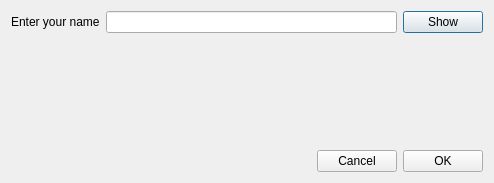
<?xml version="1.0" encoding="UTF-8"?>
<ui version="4.0">
 <class>Dialog</class>
 <widget class="QDialog" name="Dialog">
  <property name="geometry">
   <rect>
    <x>0</x>
    <y>0</y>
    <width>494</width>
    <height>183</height>
   </rect>
  </property>
  <property name="windowTitle">
   <string>Dialog</string>
  </property>
  <layout class="QVBoxLayout" name="verticalLayout">
   <item>
    <layout class="QHBoxLayout" name="horizontalLayout">
     <item>
      <widget class="QLabel" name="label">
       <property name="text">
        <string>Enter your name</string>
       </property>
      </widget>
     </item>
     <item>
      <widget class="QLineEdit" name="lineEdit"/>
     </item>
     <item>
      <widget class="QPushButton" name="pushButton">
       <property name="text">
        <string>Show</string>
       </property>
      </widget>
     </item>
    </layout>
   </item>
   <item>
    <spacer name="verticalSpacer">
     <property name="orientation">
      <enum>Qt::Vertical</enum>
     </property>
     <property name="sizeHint" stdset="0">
      <size>
       <width>20</width>
       <height>40</height>
      </size>
     </property>
    </spacer>
   </item>
   <item>
    <layout class="QHBoxLayout" name="horizontalLayout_2">
     <item>
      <spacer name="horizontalSpacer">
       <property name="orientation">
        <enum>Qt::Horizontal</enum>
       </property>
       <property name="sizeHint" stdset="0">
        <size>
         <width>40</width>
         <height>20</height>
        </size>
       </property>
      </spacer>
     </item>
     <item>
      <widget class="QPushButton" name="btnCancel">
       <property name="text">
        <string>Cancel</string>
       </property>
      </widget>
     </item>
     <item>
      <widget class="QPushButton" name="btnOk">
       <property name="text">
        <string>OK</string>
       </property>
      </widget>
     </item>
    </layout>
   </item>
  </layout>
 </widget>
 <resources/>
 <connections/>
</ui>
